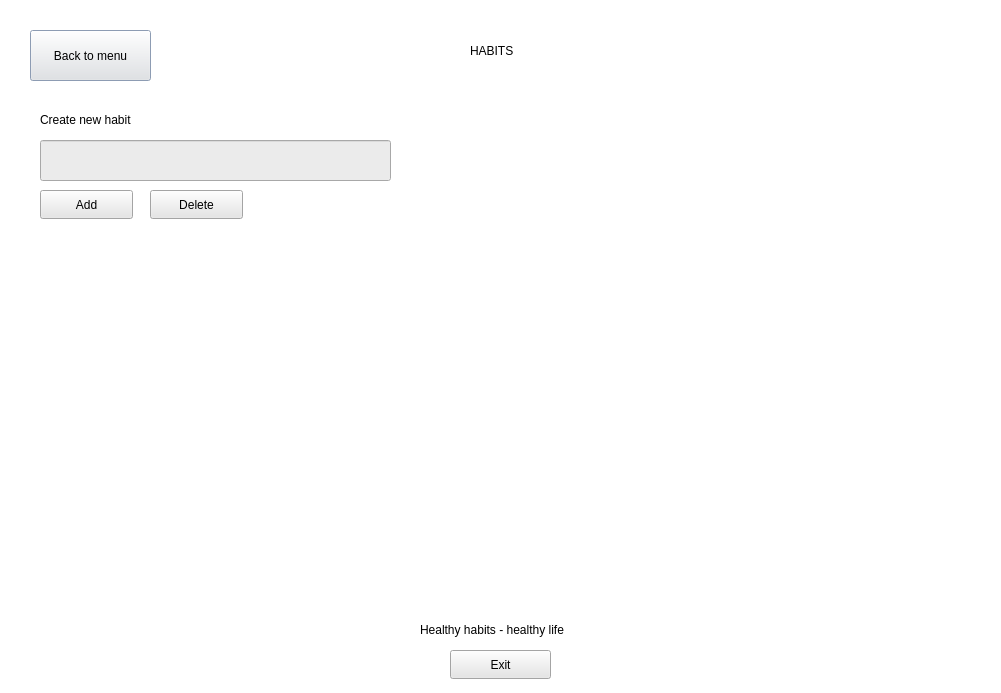
<?xml version="1.0" encoding="UTF-8"?>
<ui version="4.0">
 <class>HabitsWindow</class>
 <widget class="QDialog" name="HabitsWindow">
  <property name="geometry">
   <rect>
    <x>0</x>
    <y>0</y>
    <width>1001</width>
    <height>693</height>
   </rect>
  </property>
  <property name="windowTitle">
   <string>Dialog</string>
  </property>
  <property name="styleSheet">
   <string notr="true">background-color: rgb(255, 255, 255);</string>
  </property>
  <widget class="QPushButton" name="backToMenuButton">
   <property name="geometry">
    <rect>
     <x>30</x>
     <y>30</y>
     <width>121</width>
     <height>51</height>
    </rect>
   </property>
   <property name="styleSheet">
    <string notr="true">border-color: rgb(170, 170, 127);
gridline-color: rgb(108, 108, 108);
background-color: rgb(230, 230, 230);
selection-background-color: rgb(205, 225, 255);</string>
   </property>
   <property name="text">
    <string>Back to menu</string>
   </property>
  </widget>
  <widget class="QLabel" name="label">
   <property name="geometry">
    <rect>
     <x>470</x>
     <y>40</y>
     <width>71</width>
     <height>21</height>
    </rect>
   </property>
   <property name="styleSheet">
    <string notr="true">font: 500 12pt &quot;Segoe UI&quot;;</string>
   </property>
   <property name="text">
    <string>HABITS</string>
   </property>
  </widget>
  <widget class="QPushButton" name="deleteHabitButton">
   <property name="geometry">
    <rect>
     <x>150</x>
     <y>190</y>
     <width>93</width>
     <height>29</height>
    </rect>
   </property>
   <property name="styleSheet">
    <string notr="true">border-color: rgb(170, 170, 127);
gridline-color: rgb(108, 108, 108);
background-color: rgb(230, 230, 230);
selection-background-color: rgb(205, 225, 255);</string>
   </property>
   <property name="text">
    <string>Delete</string>
   </property>
  </widget>
  <widget class="QLineEdit" name="lineHabitEdit">
   <property name="geometry">
    <rect>
     <x>40</x>
     <y>140</y>
     <width>351</width>
     <height>41</height>
    </rect>
   </property>
   <property name="styleSheet">
    <string notr="true">background-color: rgb(235, 235, 235)</string>
   </property>
  </widget>
  <widget class="QPushButton" name="exitButton">
   <property name="geometry">
    <rect>
     <x>450</x>
     <y>650</y>
     <width>101</width>
     <height>29</height>
    </rect>
   </property>
   <property name="styleSheet">
    <string notr="true">border-color: rgb(170, 170, 127);
gridline-color: rgb(108, 108, 108);
background-color: rgb(230, 230, 230);
selection-background-color: rgb(205, 225, 255);</string>
   </property>
   <property name="text">
    <string>Exit</string>
   </property>
  </widget>
  <widget class="QLabel" name="label_2">
   <property name="geometry">
    <rect>
     <x>40</x>
     <y>110</y>
     <width>151</width>
     <height>20</height>
    </rect>
   </property>
   <property name="text">
    <string>Create new habit</string>
   </property>
  </widget>
  <widget class="QPushButton" name="addHabitButton">
   <property name="geometry">
    <rect>
     <x>40</x>
     <y>190</y>
     <width>93</width>
     <height>29</height>
    </rect>
   </property>
   <property name="styleSheet">
    <string notr="true">border-color: rgb(170, 170, 127);
gridline-color: rgb(108, 108, 108);
background-color: rgb(230, 230, 230);
selection-background-color: rgb(205, 225, 255);</string>
   </property>
   <property name="text">
    <string>Add</string>
   </property>
  </widget>
  <widget class="QWidget" name="gridLayoutWidget">
   <property name="geometry">
    <rect>
     <x>40</x>
     <y>250</y>
     <width>911</width>
     <height>331</height>
    </rect>
   </property>
   <layout class="QGridLayout" name="habitLayout"/>
  </widget>
  <widget class="QLabel" name="label_3">
   <property name="geometry">
    <rect>
     <x>420</x>
     <y>620</y>
     <width>191</width>
     <height>20</height>
    </rect>
   </property>
   <property name="styleSheet">
    <string notr="true">font: italic 9pt &quot;Segoe UI&quot;;</string>
   </property>
   <property name="text">
    <string>Healthy habits - healthy life</string>
   </property>
  </widget>
 </widget>
 <resources/>
 <connections/>
</ui>
